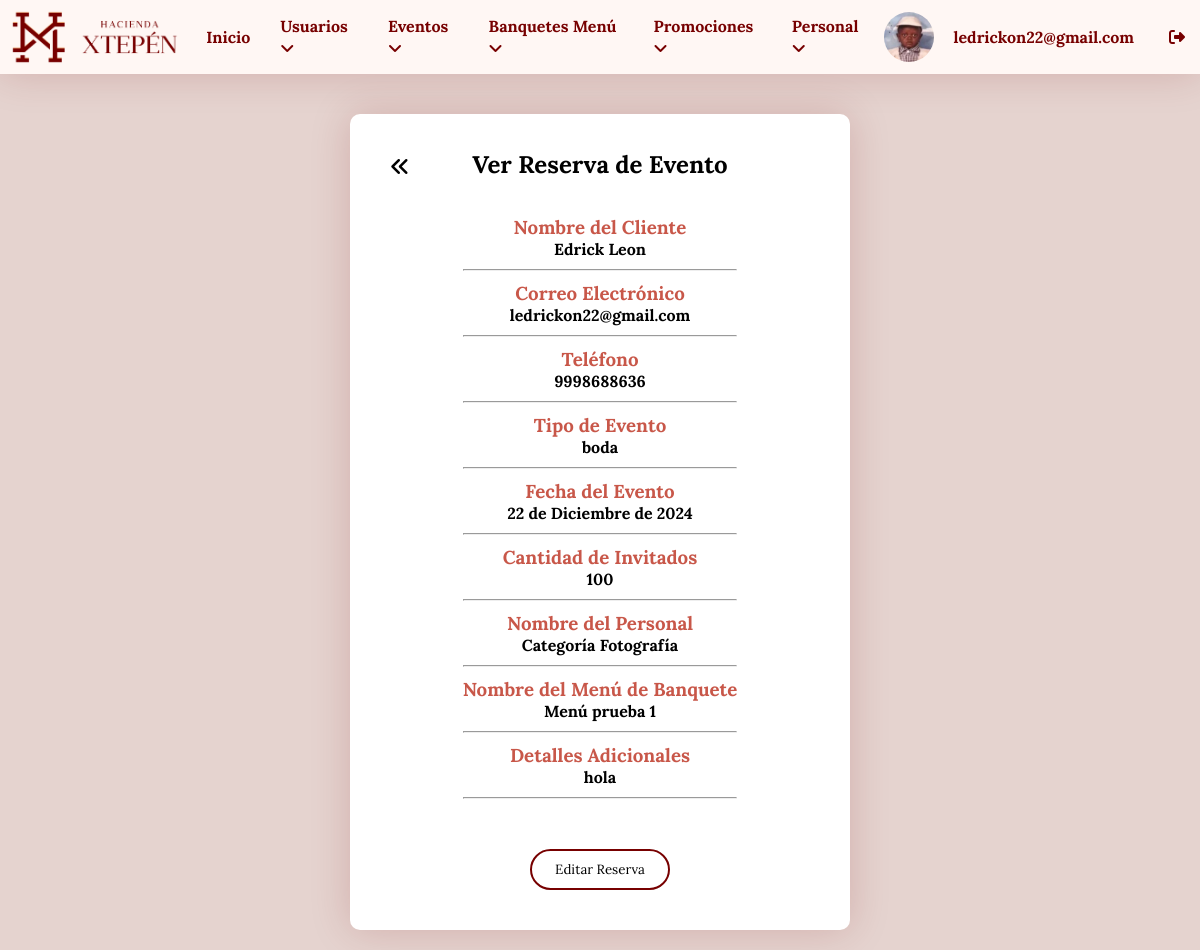
/login/ver_reserva.php?id=32 (signed in), run on the app's committed database.
### tables this page shows
CREATE TABLE `usuarios` (
  `id_usuario` int NOT NULL,
  `nombre_completo` varchar(100) DEFAULT NULL,
  `roles` varchar(50) NOT NULL,
  `email` varchar(50) DEFAULT NULL,
  `contrasena` varchar(255) DEFAULT NULL,
  `fecha_nacimiento` date DEFAULT NULL,
  `foto` varchar(255) DEFAULT NULL,
  `acc` int NOT NULL
);

CREATE TABLE `reservas_eventos` (
  `id` int NOT NULL,
  `nombre` varchar(100) NOT NULL,
  `email` varchar(100) NOT NULL,
  `telefono` varchar(15) NOT NULL,
  `evento` varchar(50) NOT NULL,
  `fecha` date NOT NULL,
  `invitados` int NOT NULL,
  `mensaje` text,
  `fecha_reserva` timestamp NOT NULL DEFAULT CURRENT_TIMESTAMP,
  `menu_banquete` int DEFAULT NULL,
  `estado` varchar(10) DEFAULT 'pendiente',
  `personal` int DEFAULT NULL
);

CREATE TABLE `personal` (
  `id_personal` int NOT NULL,
  `nombre_personal` varchar(100) DEFAULT NULL,
  `descripcion` text,
  `fotos` varchar(255) DEFAULT NULL
);

CREATE TABLE `banquete_menu` (
  `id` int NOT NULL,
  `nombre_menu` varchar(100) DEFAULT NULL,
  `descripcion` text,
  `imagen` varchar(255) DEFAULT NULL
);

### login/ver_reserva.php (the view, shortened to what this page needs)
<!DOCTYPE html>
<html lang="es">
<head>
    <link rel="stylesheet" href="styles/stylesedtvr.css">
</head>
<body>
    <?php include "menu.php"; ?>
    <div class="container">
        <br>
        <div class="information">
            <h2>Ver Reserva de Evento</h2>
            <br>
            <a class="back" href="dashboard_eventos.php"><i class="fa-solid fa-angles-left"></i></a>
            <?php
            require "conexion.php";
            $id_reserva = $_GET['id'];
            $verreserva = "
    SELECT reservas_eventos.*, personal.nombre_personal, banquete_menu.nombre_menu
    FROM reservas_eventos
    LEFT JOIN personal ON reservas_eventos.personal = personal.id_personal
    LEFT JOIN banquete_menu ON reservas_eventos.menu_banquete = banquete_menu.id
    WHERE reservas_eventos.id = '$id_reserva'
";
            $resultado = mysqli_query($conectar, $verreserva);
            $fila = $resultado->fetch_array();
            function convertir_mes_espanol($fecha) {
                $date = new DateTime($fecha);
                $meses_espanol = array(
                    'January' => 'Enero', 'February' => 'Febrero', 'March' => 'Marzo',
                    'April' => 'Abril', 'May' => 'Mayo', 'June' => 'Junio',
                    'July' => 'Julio', 'August' => 'Agosto', 'September' => 'Septiembre',
                    'October' => 'Octubre', 'November' => 'Noviembre', 'December' => 'Diciembre'
                );
                $mes_en_ingles = $date->format('F');
                $mes_espanol = $meses_espanol[$mes_en_ingles];
                return $date->format("d") . " de " . $mes_espanol . " de " . $date->format("Y");
            }
            $fecha = convertir_mes_espanol($fila["fecha"]);
            ?>
            <div class="contenedor_usuario">
                <h3>Nombre del Cliente</h3>
                <h4><?php echo $fila["nombre"]; ?></h4>
                <hr>
                <h3>Correo Electrónico</h3>
                <h4><?php echo $fila["email"]; ?></h4>
                <hr>
                <h3>Teléfono</h3>
                <h4><?php echo $fila["telefono"]; ?></h4>
                <hr>
                <h3>Tipo de Evento</h3>
                <h4><?php echo $fila["evento"]; ?></h4>
                <hr>
                <h3>Fecha del Evento</h3>
                <h4><?php echo $fecha; ?></h4>
                <hr>
                <h3>Cantidad de Invitados</h3>
                <h4><?php echo $fila["invitados"]; ?></h4>
                <hr>
                <h3>Nombre del Personal</h3>
                <h4><?php echo $fila["nombre_personal"]; ?></h4>
                <hr>
                <h3>Nombre del Menú de Banquete</h3>
                <h4><?php echo $fila["nombre_menu"]; ?></h4>
                <hr>
                <h3>Detalles Adicionales</h3>
                <h4><?php echo $fila["mensaje"]; ?></h4>
                <hr>
                <br>
                <a href="editar_evento.php?id=<?php echo $fila['id']; ?>"><button class="btn2">Editar Reserva</button></a>
            </div>
        </div>
    </div>
</body>
</html>

### login/menu.php (shortened to what this page needs)
<?php
$usuario = $_SESSION['username'];
require "conexion.php";
$id_usuario = $_SESSION['id_usuario'];
$verusuario = "SELECT * FROM usuarios WHERE id_usuario = '$id_usuario'";
$resultado = mysqli_query($conectar, $verusuario);
$fila = $resultado -> fetch_array();
?>
<!DOCTYPE html>
<html lang="en">
<head>
    <link rel="stylesheet" href="styles/stylenavbar.css">
</head>
<body>
    <div class="container">
        <div class="tutorial">
            <ul>
                <div class="left-items">
                    <figure class="logo-left">
                        <img src="imagenes/xtepen-logo-750.gif" alt="">
                    </figure>
                    <li><a href="panel_administrativo.php">Inicio</a></li>
                    <li><a href="dashboard_usuarios.php">Usuarios<i class="fa fa-angle-down"></i>
                    </li>
                    <li><a href="dashboard_eventos.php">Eventos<i class="fa fa-angle-down"></i>
                    </li>
                    <li><a href="dashboard_banquetes.php">Banquetes Menú<i class="fa fa-angle-down"></i>
                    </li>
                    <li><a href="dashboard_promociones.php">Promociones<i class="fa fa-angle-down"></i>
                    </li>
                    <li><a href="dashboard_personal.php">Personal<i class="fa fa-angle-down"></i>
                    </li>
                </div>
                <div class="right-items">
                <img id="fotoPerfil" class="ppic" src="<?php echo $fila["foto"]; ?>" alt="">
                    <li class="usuarioh4"><h4 class="usuarioh4"><?php echo $usuario; ?>
                </li>
                    <li><a href="salir.php"><i class="fa-solid fa-right-from-bracket"></i></a></li>
                </div>
            </ul>
        </div>
    </div>
</body>
</html>

### login/styles/stylesedtvr.css (style rules this page uses)
* { box-sizing: border-box; margin: 0; padding: 0; font-family: "Lora"; }
html, body { height: 100%; margin: 0; }
body { display: flex; flex-direction: column; background-color: #e5d3cf; }
.information { display: flex; position: relative; justify-content: center; align-items: center; margin:20px auto; padding: 20px; flex-direction: column; background-color: var(--Blanco); border-radius: 10px; max-width: 500px; box-shadow: 0px 0px 40px #7700002d; }
.information h2 { margin: 15px; }
hr { margin: 10px 0; }
.btn2 { margin: 20px; width: 140px; padding: 10px; font-family: "Lora"; background-color: var(--Blanco); border-radius: 50px; border: 2px var(--Texto) solid; }
.back { position: absolute; font-size: 20px; left: 40px; top: 40px; color: var(--Negro); }
.contenedor_usuario h3 { color: var(--Principal); }

### login/styles/stylenavbar.css (style rules this page uses)
* { box-sizing: border-box; margin: 0; padding: 0; }
.ppic { width: 50px; border-radius: 50px; margin: 10px 0; }
.ppic { width: 50px; border-radius: 50%; transition: transform 0.2s ease; cursor: pointer; }
.tutorial ul { font-size: 0; list-style-type: none; background-color: var(--Secundario); box-shadow: 0px 0px 40px #7700002d; }
.tutorial ul li { font-family: "Open Sans", sans-serif; font-size: 1rem; font-weight: 400; background-color: var(--Secundario); color: var(--Texto); display: inline-block; padding: 15px; position: relative; vertical-align: middle; }
.information { text-align: center; }
.tutorial a { text-decoration: none; color: var(--Texto); font-weight: 700; }
.usuarioh4 { color: var(--Texto); padding: 5px; }
ul { display: flex; justify-content: space-between; list-style-type: none; padding: 0; width: 100%; }
li { padding: 10px; }
.left-items { display: flex; align-items: center; }
.right-items { display: flex; align-items: center; }
.logo-left { width: 180px; margin: 10px ; }
.logo-left img { width: 100%; display: inline-block; }

### login/styles/colors.css (style rules this page uses)
:root { --Blanco: #fff; --Negro: #000; --GrisClaro: #ccc; --GrisOscuro: #333; --Principal: #c85749; --Secundario: #FFF7F4; --Texto: #770000; }

### data on the page
usuarios: foto (picture)
reservas_eventos: nombre "Edrick Leon", email "ledrickon22@gmail.com", telefono "9998688636", evento "boda", fecha "22 de Diciembre de 2024", invitados "100", personal.nombre_personal "Categoría Fotografía", menu_banquete.nombre_menu "Menú prueba 1", mensaje "hola"

### other printed values
$usuario "ledrickon22@gmail.com"
